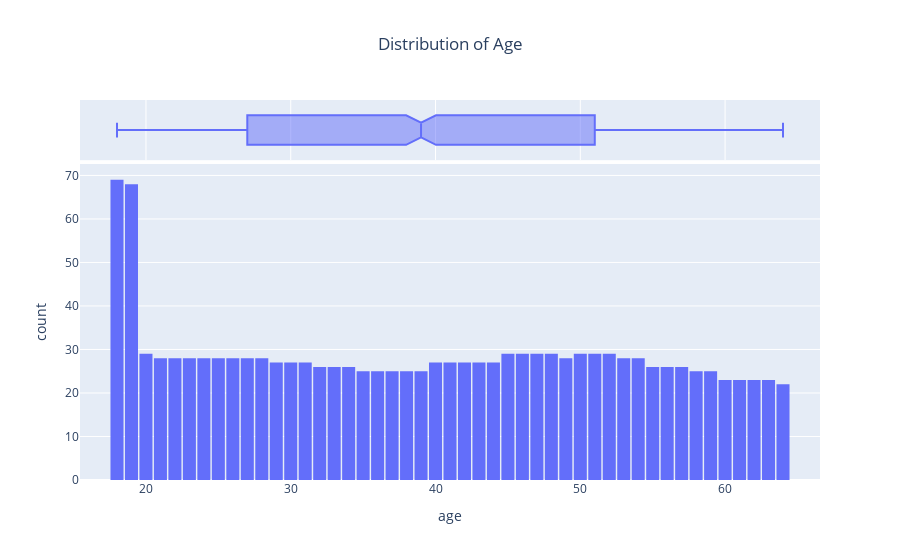

Notebook code for this chart:
### Markdown cell above
## **Univariate data analysis** 
#### **Age**
The age column is numerical. The dataset has a minimum age of 18 and a maximum age of 64. As a result, a box plot and a histogram with 47 bins—one for each year—allow us to see the age distribution. Plotly will be used to make the chart interactive, but Seaborn can be used to build charts of a similar kind.

### Code cell
fig = px.histogram(medical_df, 
                   x='age', 
                   marginal='box', 
                   nbins=47, 
                   title='Distribution of Age')
fig.update_layout(bargap=0.1,
                  title=dict(text='Distribution of Age', x=0.5))
fig.show()

### Figure 1 — Plotly figure (JSON) as saved in the notebook; plotly's stock layout.template omitted (floating-point values rounded to 4 significant figures; data arrays with more than 128 entries replaced by an {"elided": "..."} marker saying what was removed)
{"data": [{"alignmentgroup": "True", "bingroup": "x", "hovertemplate": "age=%{x}<br>count=%{y}<extra></extra>", "legendgroup": "", "marker": {"color": "#636efa", "pattern": {"shape": ""}}, "name": "", "nbinsx": 47, "offsetgroup": "", "orientation": "v", "showlegend": false, "type": "histogram", "x": {"elided": "1338 int values"}, "xaxis": "x", "yaxis": "y"}, {"alignmentgroup": "True", "hovertemplate": "age=%{x}<extra></extra>", "legendgroup": "", "marker": {"color": "#636efa"}, "name": "", "notched": true, "offsetgroup": "", "showlegend": false, "type": "box", "x": {"elided": "1338 int values"}, "xaxis": "x2", "yaxis": "y2"}], "layout": {"bargap": 0.1, "barmode": "relative", "legend": {"tracegroupgap": 0}, "title": {"text": "Distribution of Age", "x": 0.5}, "xaxis": {"anchor": "y", "domain": [0, 1], "title": {"text": "age"}}, "xaxis2": {"anchor": "y2", "domain": [0, 1], "matches": "x", "showgrid": true, "showticklabels": false}, "yaxis": {"anchor": "x", "domain": [0, 0.8316], "title": {"text": "count"}}, "yaxis2": {"anchor": "x2", "domain": [0.8416, 1], "matches": "y2", "showgrid": false, "showline": false, "showticklabels": false, "ticks": ""}}}
